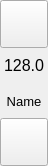
<?xml version="1.0" encoding="UTF-8"?>
<ui version="4.0">
 <class>VerticalTouchSpinBox</class>
 <widget class="QWidget" name="VerticalTouchSpinBox">
  <property name="geometry">
   <rect>
    <x>0</x>
    <y>0</y>
    <width>48</width>
    <height>166</height>
   </rect>
  </property>
  <property name="sizePolicy">
   <sizepolicy hsizetype="Fixed" vsizetype="Minimum">
    <horstretch>0</horstretch>
    <verstretch>0</verstretch>
   </sizepolicy>
  </property>
  <property name="windowTitle">
   <string>Form</string>
  </property>
  <layout class="QVBoxLayout" name="verticalLayout_2">
   <property name="spacing">
    <number>0</number>
   </property>
   <property name="leftMargin">
    <number>0</number>
   </property>
   <property name="topMargin">
    <number>0</number>
   </property>
   <property name="rightMargin">
    <number>0</number>
   </property>
   <property name="bottomMargin">
    <number>0</number>
   </property>
   <item>
    <widget class="QPushButton" name="upButton">
     <property name="sizePolicy">
      <sizepolicy hsizetype="Fixed" vsizetype="Fixed">
       <horstretch>0</horstretch>
       <verstretch>0</verstretch>
      </sizepolicy>
     </property>
     <property name="minimumSize">
      <size>
       <width>48</width>
       <height>48</height>
      </size>
     </property>
     <property name="maximumSize">
      <size>
       <width>48</width>
       <height>48</height>
      </size>
     </property>
     <property name="font">
      <font>
       <pointsize>16</pointsize>
      </font>
     </property>
     <property name="focusPolicy">
      <enum>Qt::NoFocus</enum>
     </property>
     <property name="text">
      <string/>
     </property>
     <property name="icon">
      <iconset resource="../../resources.qrc">
       <normaloff>:/icons/resources/icons/arrows_square_plus.png</normaloff>:/icons/resources/icons/arrows_square_plus.png</iconset>
     </property>
     <property name="iconSize">
      <size>
       <width>48</width>
       <height>48</height>
      </size>
     </property>
     <property name="flat">
      <bool>false</bool>
     </property>
    </widget>
   </item>
   <item>
    <layout class="QVBoxLayout" name="verticalLayout">
     <property name="spacing">
      <number>1</number>
     </property>
     <item>
      <widget class="QLabel" name="valueLabel">
       <property name="sizePolicy">
        <sizepolicy hsizetype="Fixed" vsizetype="Preferred">
         <horstretch>0</horstretch>
         <verstretch>0</verstretch>
        </sizepolicy>
       </property>
       <property name="maximumSize">
        <size>
         <width>48</width>
         <height>100</height>
        </size>
       </property>
       <property name="font">
        <font>
         <pointsize>12</pointsize>
        </font>
       </property>
       <property name="text">
        <string>128.0</string>
       </property>
       <property name="alignment">
        <set>Qt::AlignCenter</set>
       </property>
      </widget>
     </item>
     <item>
      <widget class="QLabel" name="nameLabel">
       <property name="sizePolicy">
        <sizepolicy hsizetype="Fixed" vsizetype="Preferred">
         <horstretch>0</horstretch>
         <verstretch>0</verstretch>
        </sizepolicy>
       </property>
       <property name="maximumSize">
        <size>
         <width>48</width>
         <height>100</height>
        </size>
       </property>
       <property name="font">
        <font>
         <pointsize>10</pointsize>
        </font>
       </property>
       <property name="autoFillBackground">
        <bool>false</bool>
       </property>
       <property name="text">
        <string>Name</string>
       </property>
       <property name="alignment">
        <set>Qt::AlignCenter</set>
       </property>
      </widget>
     </item>
    </layout>
   </item>
   <item>
    <widget class="QPushButton" name="downButton">
     <property name="sizePolicy">
      <sizepolicy hsizetype="Fixed" vsizetype="Fixed">
       <horstretch>0</horstretch>
       <verstretch>0</verstretch>
      </sizepolicy>
     </property>
     <property name="minimumSize">
      <size>
       <width>48</width>
       <height>48</height>
      </size>
     </property>
     <property name="maximumSize">
      <size>
       <width>48</width>
       <height>48</height>
      </size>
     </property>
     <property name="font">
      <font>
       <pointsize>16</pointsize>
      </font>
     </property>
     <property name="focusPolicy">
      <enum>Qt::NoFocus</enum>
     </property>
     <property name="text">
      <string/>
     </property>
     <property name="icon">
      <iconset resource="../../resources.qrc">
       <normaloff>:/icons/resources/icons/arrows_square_minus.png</normaloff>:/icons/resources/icons/arrows_square_minus.png</iconset>
     </property>
     <property name="iconSize">
      <size>
       <width>48</width>
       <height>48</height>
      </size>
     </property>
     <property name="flat">
      <bool>false</bool>
     </property>
    </widget>
   </item>
  </layout>
 </widget>
 <resources>
  <include location="../../resources.qrc"/>
 </resources>
 <connections/>
</ui>
